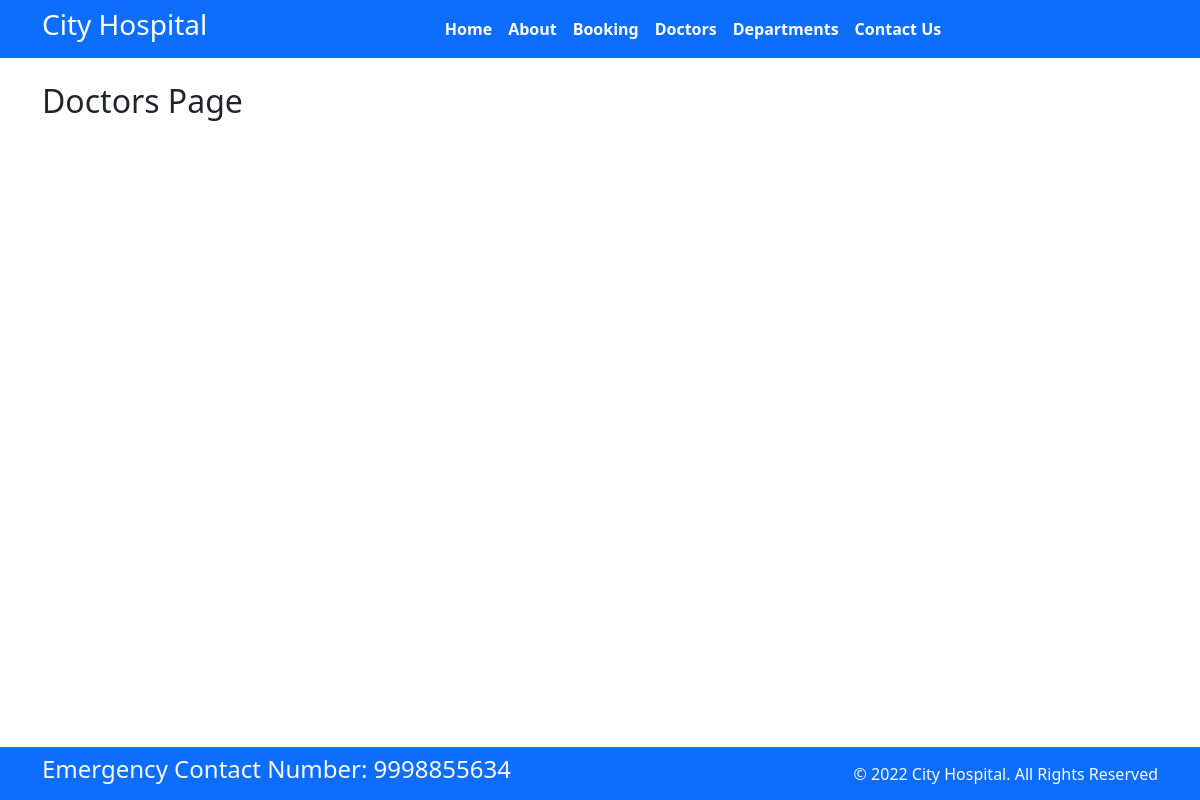
The app's page /doctors/, older data.
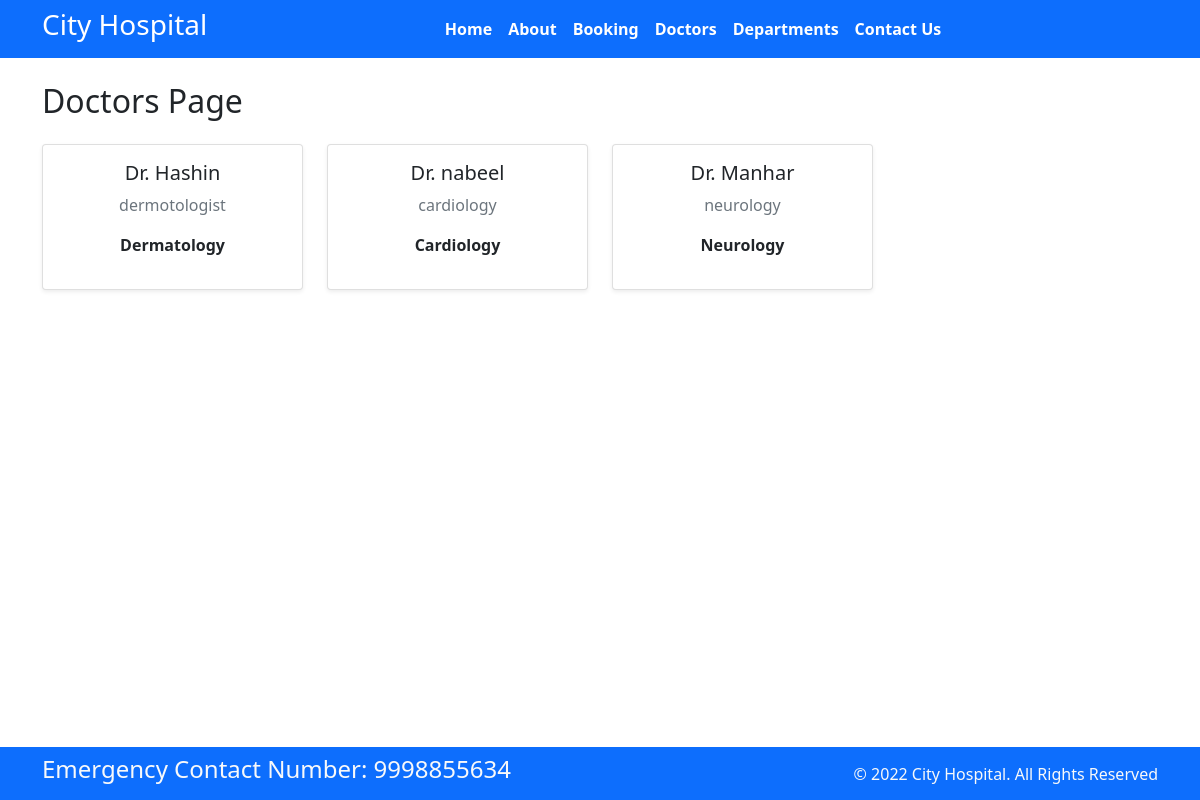
The same page, newer data.
### home/models.py (models this page shows, shortened)
class Doctors(models.Model):
    doc_name=models.CharField(max_length=100)
    doc_spec=models.CharField(max_length=200)
    dep_name=models.ForeignKey(Departments,on_delete=models.CASCADE)

class Departments(models.Model):
    dep_name=models.CharField(max_length=50)
    dep_description=models.TextField()
    def __str__(self):
         return self.dep_name

### home/views.py (the view)
# urls.py: path('doctors/', views.doctors, name='doctors'),
def doctors(request):
    doc = {
        'doctors':Doctors.objects.all()
    }
    return render(request,'doctors.html',doc)

### templates/doctors.html (shortened to what this page needs)
{% extends "base.html" %}
{% block content %}
<div class="container mt-4">
<h2 class="mb-4">Doctors Page</h2>
<div class="row">
{% for d in doctors %}
<div class="col-md-3 mb-4">
<div class="card shadow-sm">
<div class="card-body text-center">
<h5 class="card-title">Dr. {{ d.doc_name }}</h5>
<p class="text-muted">{{ d.doc_spec }}</p>
<p class="fw-bold">{{ d.dep_name }}</p>
</div>
</div>
</div>
{% endfor %}
</div>
</div>
{% endblock %}

Row changes from the older to the newer data that the page shows:
added Doctors: doc_name "Hashin", doc_spec "dermotologist", dep_name "Dermatology"
added Doctors: doc_name "nabeel", doc_spec "cardiology", dep_name "Cardiology"
added Doctors: doc_name "Manhar", doc_spec "neurology", dep_name "Neurology"
